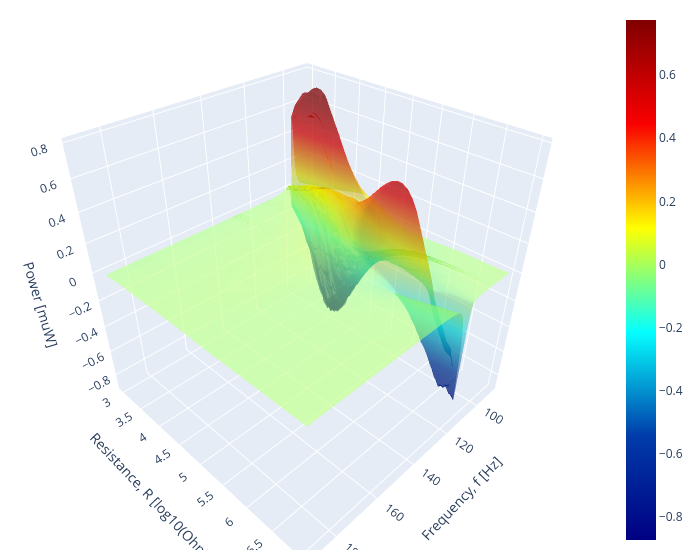

Here is the notebook cell this chart was saved with:
### Code cell
fig = go.Figure(data=[
    go.Surface(x=f2_grid, y=jnp.log10(r2_grid), z=(power2_th - power2_exp)*1.e6, opacity=0.5, colorscale="jet"),

])

def update(fig):
    fig.update_layout(scene = dict(
                      xaxis=dict(
                          title=dict(
                              text='Frequency, f [Hz]'
                          )
                      ),
                      yaxis=dict(
                          title=dict(
                              text='Resistance, R [log10(Ohm)]'
                          )
                      ),
                      zaxis=dict(
                          title=dict(
                              text='Power [muW]'
                          )
                      ),
                    ),
                    width=700,
                    margin=dict(r=20, b=10, l=10, t=10))
update(fig)
fig.show()

### Figure 1 — Plotly figure (JSON) as saved in the notebook; plotly's stock layout.template omitted (floating-point values rounded to 4 significant figures; data arrays with more than 128 entries replaced by an {"elided": "..."} marker saying what was removed)
{"data": [{"colorscale": [[0, "rgb(0,0,131)"], [0.2, "rgb(0,60,170)"], [0.4, "rgb(5,255,255)"], [0.6, "rgb(255,255,0)"], [0.8, "rgb(250,0,0)"], [1, "rgb(128,0,0)"]], "opacity": 0.5, "type": "surface", "x": {"elided": "45x767 float values"}, "y": {"elided": "45x767 float values"}, "z": {"elided": "45x767 float values"}}], "layout": {"margin": {"b": 10, "l": 10, "r": 20, "t": 10}, "scene": {"xaxis": {"title": {"text": "Frequency, f [Hz]"}}, "yaxis": {"title": {"text": "Resistance, R [log10(Ohm)]"}}, "zaxis": {"title": {"text": "Power [muW]"}}}, "width": 700}}
